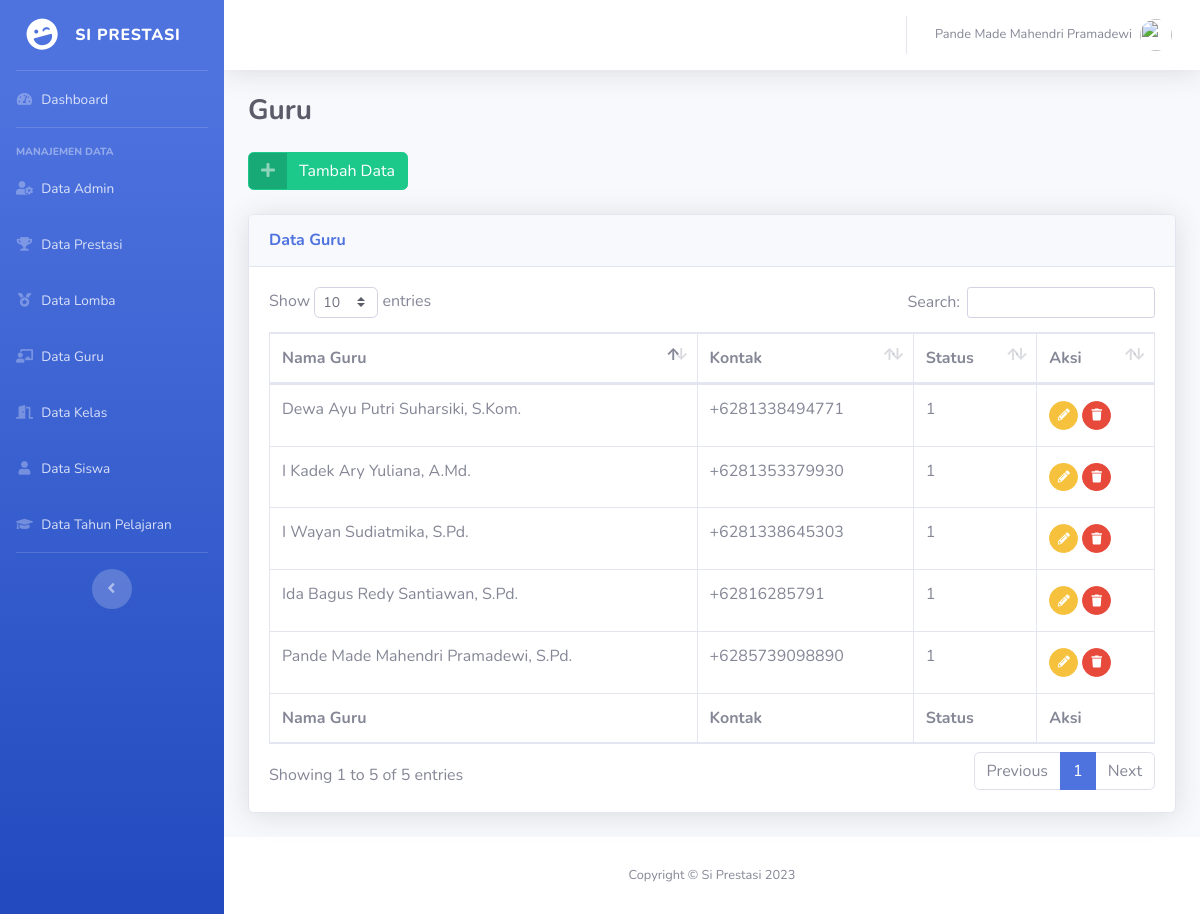
/admin/guru/index.php (signed in), run on the app's committed database.
### tables this page shows
CREATE TABLE `tb_guru` (
  `gid` int NOT NULL,
  `gnama` varchar(60) NOT NULL,
  `gmapel` varchar(50) DEFAULT NULL,
  `gkontak` varchar(20) DEFAULT NULL,
  `gstatus` enum('1','2') NOT NULL DEFAULT '1'
);

### functions.php (called while the page is built, shortened)
<?php
$conn = mysqli_connect(DB_HOST, DB_USER, DB_PASS, DB_NAME);
function query($query)
{
	global $conn;
	$result = mysqli_query($conn, $query);
	$rows = [];
	while ($row = mysqli_fetch_assoc($result)) {
		$rows[] = $row;
	}
	return $rows;
}

### admin/guru/index.php (the view, shortened to what this page needs)
<?php
include '../../functions.php';
$data = query('SELECT * FROM tb_guru');
?>
<!DOCTYPE html>
<html lang="en">
<head>
    <link href="../../vendor/fontawesome-free/css/all.min.css" rel="stylesheet" type="text/css">
    <link href="../../css/sb-admin-2.min.css" rel="stylesheet">
    <link href="../../vendor/datatables/dataTables.bootstrap4.min.css" rel="stylesheet">
</head>
<body id="page-top">
    <div id="wrapper">
        <?php require_once "../partial/sidebar.php" ?>
        <div id="content-wrapper" class="d-flex flex-column">
            <div id="content">
                <?php require_once "../partial/topbar.php" ?>
                <div class="container-fluid">
                    <div class="d-sm-flex align-items-center justify-content-between mb-4">
                        <h1 class="h3 mb-0 text-gray-800 font-weight-bold">Guru</h1>
                    </div>
                    <a href="<?= BASE_URL ?>/admin/guru/create.php" class="btn btn-success btn-icon-split mb-4">
                        <span class="icon text-white-50">
                            <i class="fas fa-plus"></i>
                        </span>
                        <span class="text">Tambah Data</span>
                    </a>
                    <div class="card shadow mb-4">
                        <div class="card-header py-3">
                            <h6 class="m-0 font-weight-bold text-primary">Data Guru</h6>
                        </div>
                        <div class="card-body">
                            <div class="table-responsive">
                                <table class="table table-bordered" id="dataTable" width="100%" cellspacing="0">
                                    <thead>
                                        <tr>
                                            <th>Nama Guru</th>
                                            <th>Kontak</th>
                                            <th>Status</th>
                                            <th>Aksi</th>
                                        </tr>
                                    </thead>
                                    <tfoot>
                                        <tr>
                                            <th>Nama Guru</th>
                                            <th>Kontak</th>
                                            <th>Status</th>
                                            <th>Aksi</th>
                                        </tr>
                                    </tfoot>
                                    <tbody>
                                        <?php foreach ($data as $d) : ?>
                                            <tr>
                                                <td><?= $d['gnama'] ?></td>
                                                <td><?= $d['gkontak'] ?></td>
                                                <td><?= $d['gstatus'] ?></td>
                                                <td>
                                                    <a href="<?= BASE_URL ?>/admin/guru/edit.php?gid=<?= $d['gid'] ?>" class=" btn btn-warning btn-circle btn-sm my-1">
                                                        <i class="fas fa-pencil-alt"></i>
                                                    </a>
                                                    <a onclick="return confirm('Yakin ingin menghapus?')" href="<?= BASE_URL ?>/admin/guru/delete.php?gid=<?= $d['gid'] ?>" class=" btn btn-danger btn-circle btn-sm my-1">
                                                        <i class="fas fa-trash"></i>
                                                    </a>
                                                </td>
                                            </tr>
                                        <?php endforeach; ?>
                                    </tbody>
                                </table>
                            </div>
                        </div>
                    </div>
                </div>
            </div>
            <?php require_once "../partial/footer.php" ?>
        </div>
    </div>
</body>
</html>

### data on the page
tb_guru: gnama "Ida Bagus Redy Santiawan, S.Pd.", gkontak "+62816285791", gstatus "1"
tb_guru: gnama "Pande Made Mahendri Pramadewi, S.Pd.", gkontak "+6285739098890", gstatus "1"
tb_guru: gnama "Dewa Ayu Putri Suharsiki, S.Kom.", gkontak "+6281338494771", gstatus "1"
tb_guru: gnama "I Wayan Sudiatmika, S.Pd.", gkontak "+6281338645303", gstatus "1"
tb_guru: gnama "I Kadek Ary Yuliana, A.Md.", gkontak "+6281353379930", gstatus "1"

### other printed values
$user['nama'] "Pande Made Mahendri Pramadewi"
